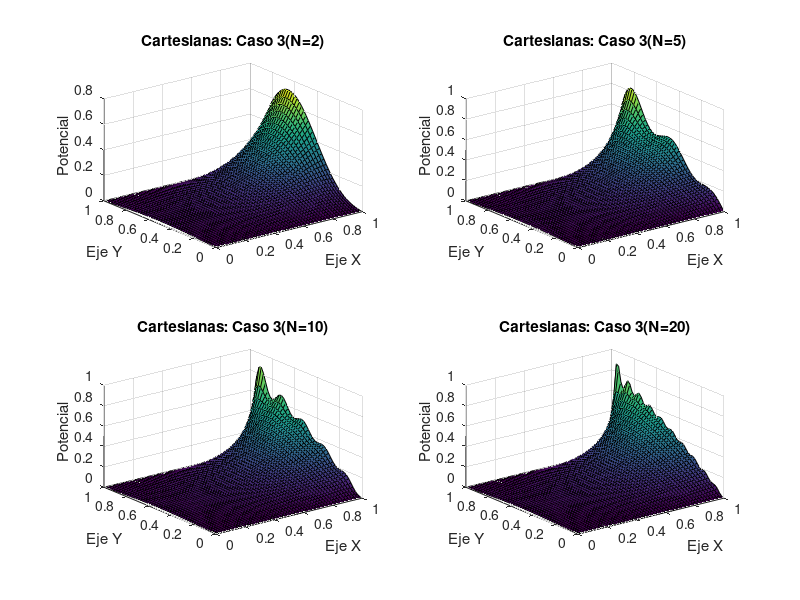

The MATLAB source for this figure:
%Cartesianas, Ejercicio 2 - Caso 1

a=1;
b=1;
X=0:0.02:a;
Y=0:0.02:b;
[x,y]= meshgrid(X,Y);

V2=0;
N=2;
for n= 1:N
  f=@(y) (atan(y/a).*sin(pi*n*y/b));
  Fn=(2./(b.*exp(n*pi*a/b))).*integral(f,0,b);
  z= Fn.*exp(pi.*n*x/b).*sin(pi.*n*y/b);
  V2=z+V2;
endfor
subplot(2,2,1)
surf(x,y,V2)
xlabel('Eje X')
ylabel('Eje Y')
zlabel('Potencial')
title('Cartesianas: Caso 3(N=2)')

V5=0;
N=5;
for n= 1:N
  f=@(y) (atan(y/a).*sin(pi*n*y/b));
  Fn=(2./(b.*exp(n*pi*a/b))).*integral(f,0,b);
  z= Fn.*exp(pi.*n*x/b).*sin(pi.*n*y/b);
  V5=z+V5;
endfor
subplot(2,2,2)
surf(x,y,V5)
xlabel('Eje X')
ylabel('Eje Y')
zlabel('Potencial')
title('Cartesianas: Caso 3(N=5)')

V10=0;
N=10;
for n= 1:N
  f=@(y) (atan(y/a).*sin(pi*n*y/b));
  Fn=(2./(b.*exp(n*pi*a/b))).*integral(f,0,b);
  z= Fn.*exp(pi.*n*x/b).*sin(pi.*n*y/b);
  V10=z+V10;
endfor
subplot(2,2,3)
surf(x,y,V10)
xlabel('Eje X')
ylabel('Eje Y')
zlabel('Potencial')
title('Cartesianas: Caso 3(N=10)')

V20=0;
N=20;
for n= 1:N
  f=@(y) (atan(y/a).*sin(pi*n*y/b));
  Fn=(2./(b.*exp(n*pi*a/b))).*integral(f,0,b);
  z= Fn.*exp(pi.*n*x/b).*sin(pi.*n*y/b);
  V20=z+V20;
endfor
subplot(2,2,4)
surf(x,y,V20)
xlabel('Eje X')
ylabel('Eje Y')
zlabel('Potencial')
title('Cartesianas: Caso 3(N=20)')






